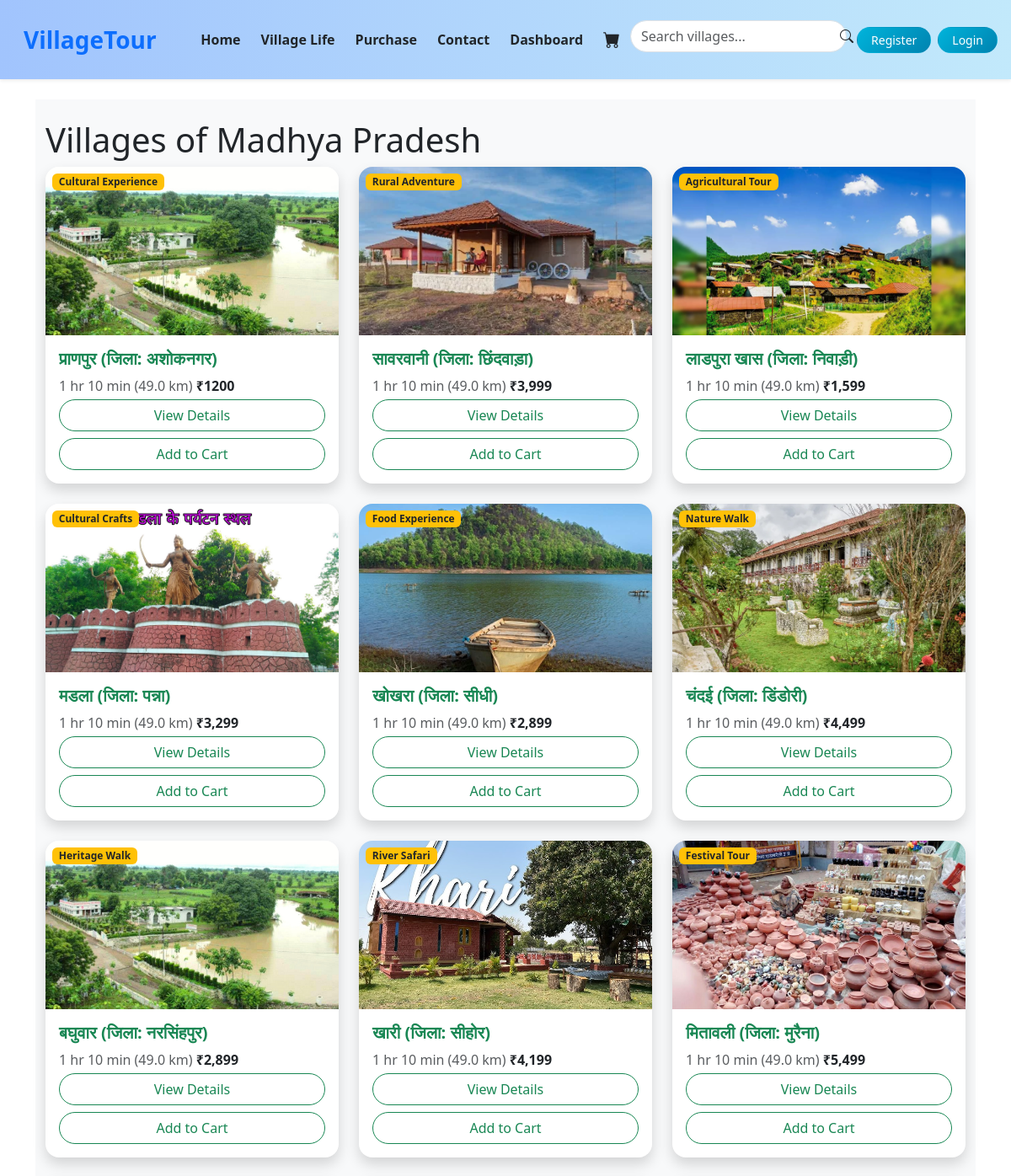
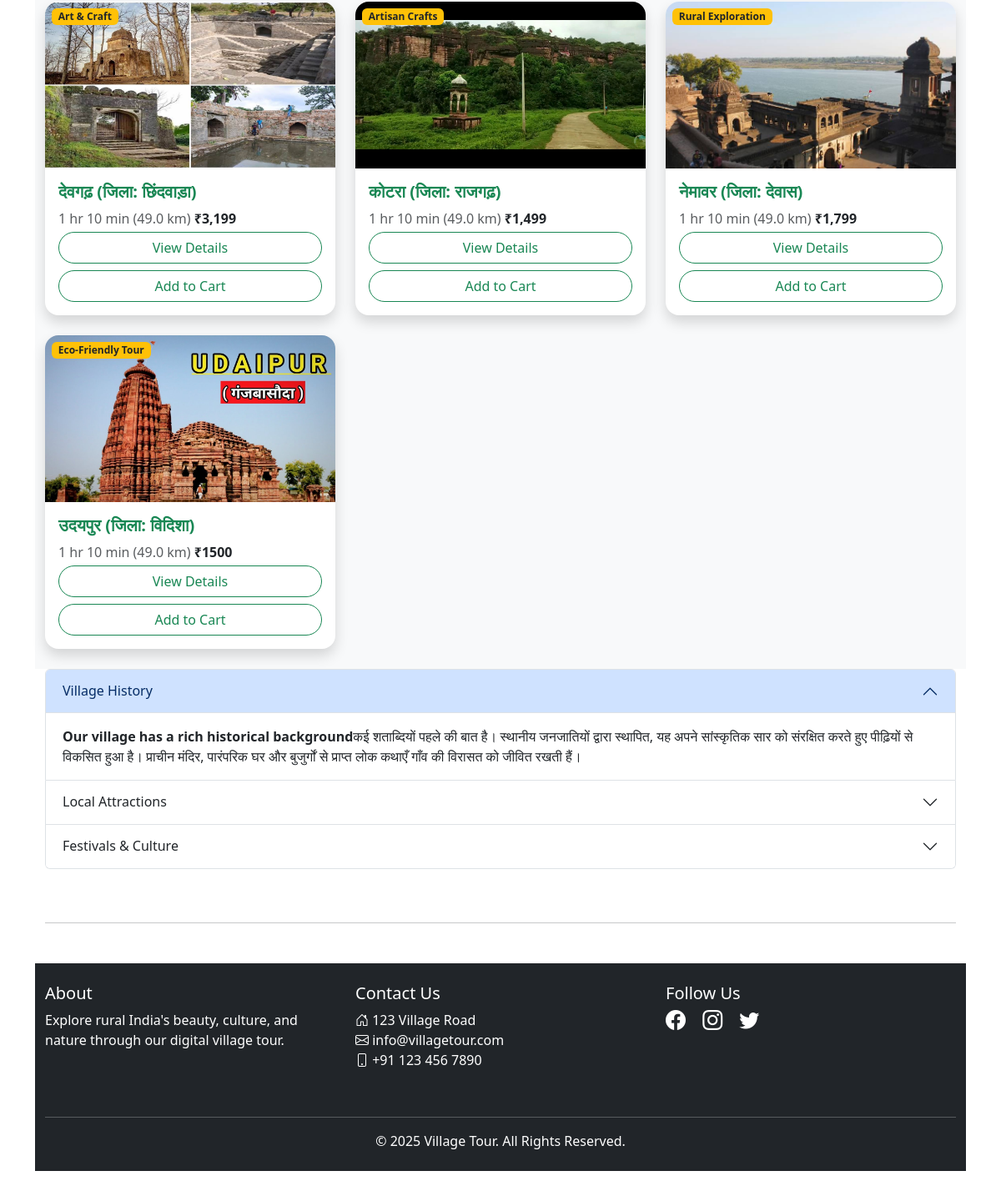
The page / on the database its author committed (2 pictures, top to bottom).
### myvillageapp/models.py (models this page shows)
class Village(models.Model):
    name = models.CharField(max_length=100)
    district = models.CharField(max_length=100)
    price = models.CharField(max_length=100)
    description = models.TextField()
    image = models.ImageField(upload_to='villages/')
    distance = models.CharField(max_length=100)
    category = models.CharField(max_length=100)

### myvillageapp/views.py (the view)
# urls.py: path('', views.village_list, name='village_list'),
def village_list(request):
    query = request.GET.get('q')
    print('hello')
    if query:
        villages = Village.objects.filter(
            Q(name__icontains=query) |
            Q(district__icontains=query) |
            Q(description__icontains=query) |
            Q(category__icontains=query) |
            Q(price__icontains=query)
        )
        return render(request, 'village_list.html', {'villages': villages, 'query': query})
    else:
        villages = Village.objects.all()
        return render(request, 'village_list.html', {'villages': villages})

### myvillageapp/templates/village_list.html (shortened to what this page needs)
{% extends "common.html" %}
{% load static %}
{% block content %}
<div class="bg-light">
<div class="container py-4">
<h1>Villages of Madhya Pradesh</h1>
  <div class="row row-cols-1 row-cols-md-3 g-4">
    {% for village in villages %}
    <div class="col">
      <div class="card h-100 border-0 shadow rounded-4 overflow-hidden">
        <div class="position-relative">
          <img src="{{ village.image.url }}" style="object-fit: cover; height: 200px;" class="card-img-top" alt="Village Image">
          <span class="badge bg-warning text-dark position-absolute top-0 start-0 m-2">{{ village.category }}</span>
        </div>
        <div class="card-body">
          <h5 class="card-title text-success fw-bold">{{ village.name }} (जिला: {{ village.district }})</h5>
          <p class="text-muted mb-1">1 hr 10 min (49.0 km)  <span class="fw-semibold text-dark">{{village.price}}</span></p>
          <div class="d-grid gap-2" style="display: flex;">
          {% if user.id %}
          <a href="{% url 'village_detail1' pk=user.id it=village.id %}" class="btn btn-outline-success w-100 rounded-pill">View Details</a>
          <a href="{% url 'addcard1' pk=user.id it=village.id %}" class="btn btn-outline-success w-100 rounded-pill">Add to Cart</a>
          {% else %}
          <a href="{% url 'village_detail' pk=village.id %}" class="btn btn-outline-success w-100 rounded-pill">View Details</a>
          <a href="{% url 'addcard' it=village.id %}" class="btn btn-outline-success w-100 rounded-pill">Add to Cart</a>
          {% endif %}
          </div>
        </div>
      </div>
    </div>
    {% empty %}
    <p class="text-center text-danger">कोई परिणाम नहीं मिला</p>
    {% endfor %}
  </div>
</div>
</div>
<div class="container-fluid">
  <div class="row">
    <div class="col-lg-12">
<div class="accordion" id="accordionExample">
  <div class="accordion-item">
    <h2 class="accordion-header" id="headingOne">
      <button class="accordion-button" type="button" data-bs-toggle="collapse" data-bs-target="#collapseOne" aria-expanded="true" aria-controls="collapseOne">
        Village History
      </button>
    </h2>
    <div id="collapseOne" class="accordion-collapse collapse show" aria-labelledby="headingOne" data-bs-parent="#accordionExample">
      <div class="accordion-body">
        <strong>Our village has a rich historical background</strong>कई शताब्दियों पहले की बात है। स्थानीय जनजातियों द्वारा स्थापित, यह अपने सांस्कृतिक सार को संरक्षित करते हुए पीढ़ियों से विकसित हुआ है। प्राचीन मंदिर, पारंपरिक घर और बुजुर्गों से प्राप्त लोक कथाएँ गाँव की विरासत को जीवित रखती हैं।
      </div>
    </div>
  </div>
  <div class="accordion-item">
    <h2 class="accordion-header" id="headingTwo">
      <button class="accordion-button collapsed" type="button" data-bs-toggle="collapse" data-bs-target="#collapseTwo" aria-expanded="false" aria-controls="collapseTwo">
        Local Attractions
      </button>
    </h2>
  </div>
  <div class="accordion-item">
    <h2 class="accordion-header" id="headingThree">
      <button class="accordion-button collapsed" type="button" data-bs-toggle="collapse" data-bs-target="#collapseThree" aria-expanded="false" aria-controls="collapseThree">
        Festivals & Culture
      </button>
    </h2>
  </div>
</div>
</div>
</div>
<br>
<br>
<hr>
{% endblock %}

### rows shown on the page
Village: image (picture), category "Cultural Experience", name "प्राणपुर", district "अशोकनगर", price "₹1200"
Village: image (picture), category "Rural Adventure", name "सावरवानी", district "छिंदवाड़ा", price "₹3,999"
Village: image (picture), category "Agricultural Tour", name "लाडपुरा खास", district "निवाड़ी", price "₹1,599"
Village: image (picture), category "Cultural Crafts", name "मडला", district "पन्ना", price "₹3,299"
Village: image (picture), category "Food Experience", name "खोखरा", district "सीधी", price "₹2,899"
Village: image (picture), category "Nature Walk", name "चंदई", district "डिंडोरी", price "₹4,499"
Village: image (picture), category "Heritage Walk", name "बघुवार", district "नरसिंहपुर", price "₹2,899"
Village: image (picture), category "River Safari", name "खारी", district "सीहोर", price "₹4,199"
Village: image (picture), category "Festival Tour", name "मितावली", district "मुरैना", price "₹5,499"
Village: image (picture), category "Art & Craft", name "देवगढ़", district "छिंदवाड़ा", price "₹3,199"
Village: image (picture), category "Artisan Crafts", name "कोटरा", district "राजगढ़", price "₹1,499"
Village: image (picture), category "Rural Exploration", name "नेमावर", district "देवास", price "₹1,799"
Village: image (picture), category "Eco-Friendly Tour", name "उदयपुर", district "विदिशा", price "₹1500"
